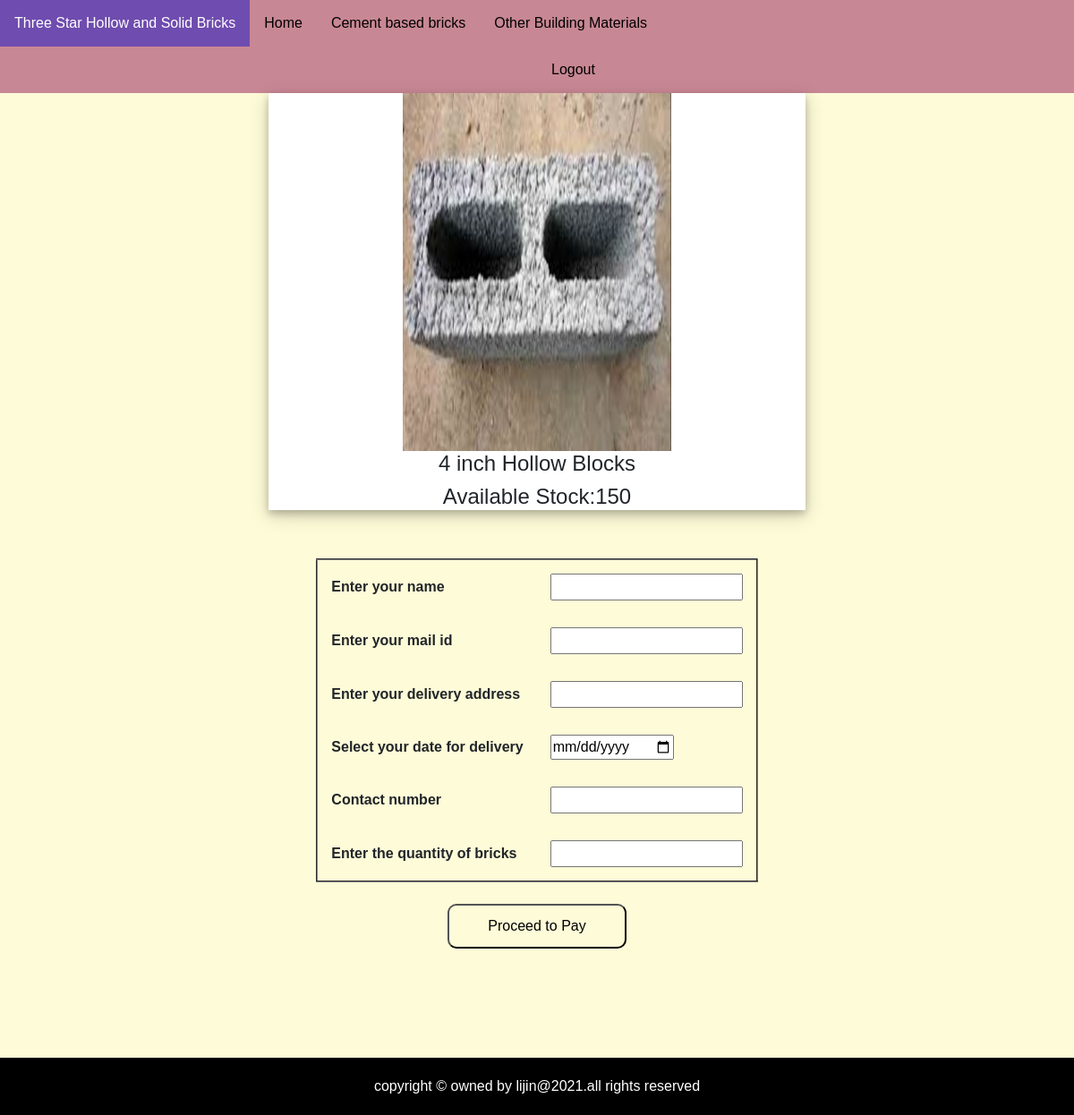
Page /bookproduct.php?i=39 on the committed database.
### tables this page shows
CREATE TABLE `tbl_product` (
  `id` int(100) NOT NULL,
  `name` varchar(100) NOT NULL,
  `size` varchar(20) NOT NULL,
  `stock` int(30) NOT NULL,
  `price` int(20) NOT NULL,
  `imageurl` varchar(500) NOT NULL,
  `category` varchar(500) NOT NULL
);

### bookproduct.php (the view, shortened to what this page needs)
<?php
include 'connect.php';
?>
<!doctype html>
<html>
<head>
    <link href="https://cdn.jsdelivr.net/npm/bootstrap@5.1.3/dist/css/bootstrap.min.css" rel="stylesheet">
</head>
<link rel="stylesheet" type="text/css" href="style.css">
<body style="background-color: #fefbd8; text-align: center;">
    <div class="topnav">
        <ul>
            <li><a class="active" href="#">Three Star Hollow and Solid Bricks</a></li>
            <li><a href="index.PHP">Home</a></li>
            <div class="dropdown">
                <button class="dropbtn">Cement based bricks
                </button>
            </div>
            <li><a href="">Other Building Materials</a></li>
            <li><a class="log" href="login.php">Logout</a></li>
            <li><a href="profile.php"> <?php echo $_SESSION['userName']; ?> </a></li>
        </ul>
    </div>
    <?php
    $id = $_GET['i'];
    $sel = "select * from tbl_product where id='$id'";
    $res = mysqli_query($con, $sel);
    while ($ar = mysqli_fetch_array($res)) {
    ?>
        <center>
            <div class="polaroid"><img height="400" width="300" src="<?php echo $ar["imageurl"]; ?>">
                <h4><?php echo $ar["name"]; ?></h4>
                <h4>Available Stock:<?php echo $ar["stock"]; ?></h4>
        </center><br>
    <?php
    }
    ?>
    <form method="post" action="#">
        <center>
            <table border="2" cellspacing=10px cellpadding=15px>
                <tr>
                    <td><b>Enter your name</b></td>
                    <td>
                        <input type="text" id="name" name="name" onkeypress="return isalph(event)" required="">
                    </td>
                </tr>
                <tr>
                    <td><b>Enter your mail id</b></td>
                    <td>
                        <input type="email" id="email" name="email" onkeypress="return isalph(event)" required="">
                    </td>
                </tr>
                <tr>
                    <td><b>Enter your delivery address</b></td>
                    <td>
                        <input type="text" id="addres" name="addres" onkeypress="return isalph(event)" required="">
                    </td>
                <tr>
                    <td><b>Select your date for delivery</b></td>
                    <td>
                        <input type="date" name="date" min="<?php echo date('Y-m-d'); ?>" id="dat" required="">
                    </td>
                </tr>
                <tr>
                    <td><b>Contact number</b></td>
                    <td>
                        <input type="text" name="contactnumber" id="num" maxlength="10" onkeypress="return isnum(event)" required="">
                    </td>
                </tr>
                <tr>
                    <td><b>Enter the quantity of bricks</b></td>
                    <td>
                        <input type="number" name="amount" id="num" min="0" required="">
                    </td>
                </tr>
            </table><br>
            <button class="submit" type="submit" name="proceed" value="<?php echo $id; ?>" id="proceed" style="background-color:#fefbd8; height:50px; width:200px; border-radius:10px; ">Proceed to Pay</button>
    </form><br><br>
    <br><br>
    <div class="fixed-footer">
        <div align="center" class="container">
            <center>
                copyright &copy; owned by lijin@2021.all rights reserved
            </center>
        </div>
    </div>
</body>
</html>

### style.css (style rules this page uses)
body { margin:0; padding:0; background-color:white; }
table td { padding: 15px; }
.log { margin-left:600px; }
.topnav ul { list-style-type: none; margin:0; padding:0; overflow: hidden; background-color:#c88794; text-color:rgb(0, 0, 0); }
.topnav li { float: left; }
.topnav li a { display: block; color: #000000; text-align: center; padding: 14px 16px; text-decoration: none; }
.topnav .active { background-color: #6f4caf; }
* { box-sizing: border-box }
body { font-family: Verdana, sans-serif; margin:0 }
img { vertical-align: middle; }
.active, .dot:hover { background-color: #717171; }
.fixed-footer { margin-bottom: 0px; color: white; background-color: black; margin-top:50px; padding-top:10px; padding-bottom:10px; position:relative; }
.dropdown { float: left; overflow: hidden; }
.dropdown .dropbtn { font-size: 16px; border: none; outline: none; color:black; padding: 14px 16px; background-color: inherit; font-family: inherit; margin: 0; }

### bookproduct.php (style rules this page uses)
div.polaroid { width: 50%; background-color: white; box-shadow: 0 4px 8px 0 rgba(0, 0, 0, 0.2), 0 6px 20px 0 rgba(0, 0, 0, 0.19); margin-bottom: 30px; }
div.container { text-align: center; padding: 10px 20px; }

### rows in the picture
tbl_product: imageurl (picture), name "4 inch Hollow Blocks", stock "150"
